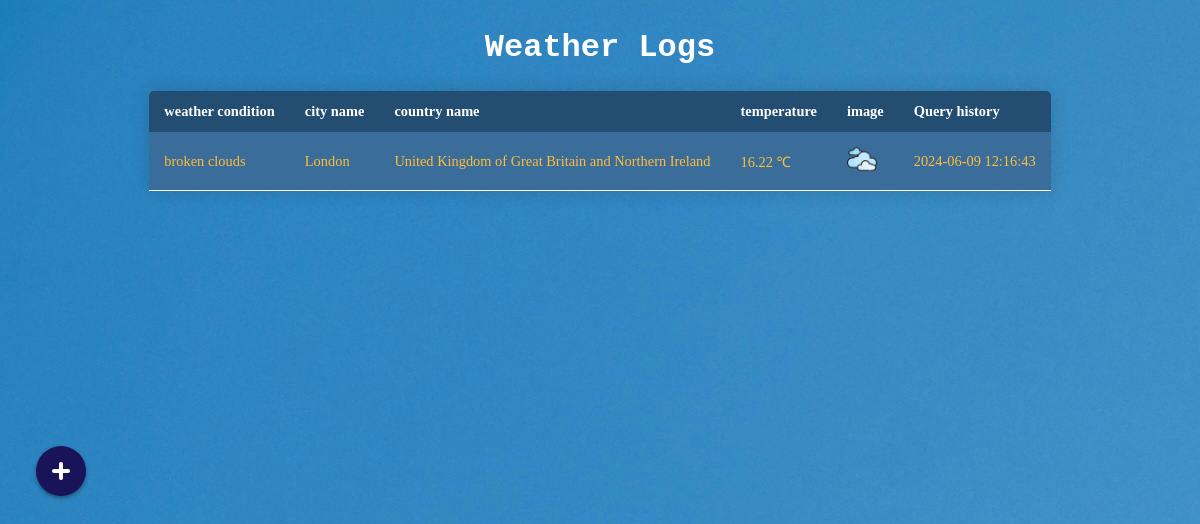
Page /weather_log (signed in) on the committed database.
### tables this page shows
CREATE TABLE "weather" (id INTEGER PRIMARY KEY AUTOINCREMENT NOT NULL,
 user_id INTEGER NOT NULL,
 city_name TEXT,
 weather_condition TEXT,
 temperature TEXT,
 country_name TEXT,
 image TEXT,
 Query_history TIMESTAMP DEFAULT CURRENT_TIMESTAMP);

### app.py (the view)
@app.route("/weather_log", methods=["GET"])
def weather_logs():
    if len(session) <= 0:
        return redirect("/login")
    data = db.execute("SELECT city_name, weather_condition, temperature, country_name, image, Query_history FROM weather WHERE user_id = ?",session["user_id"])
    print(data)
    return render_template("weather_log.html",data=data)

### templates/weather_log.html (shortened to what this page needs)
{% extends "layout.html" %}
{% block main %}
 <h1> Weather Logs</h1>
<table class="content-table">
    <thead>
    <tr>
        <th> weather condition</th>
        <th> city name</th>
        <th> country name </th>
        <th> temperature </th>
        <th> image </th>
        <th> Query history </th>
    </tr>
    </thead>
    <tbody>
       {% for Data in data %}
       <tr>
           <td>{{ Data.weather_condition }}</td>
           <td> {{ Data.city_name }} </td>
           <td> {{ Data.country_name }} </td>
           <td> {{ Data.temperature }} <span>&#8451;</span></td>
           <td> <img style="width: 30px;" class="weather-image" src="/static/images/weather image/{{Data.image}}.png"></td>
           <td> {{ Data.Query_history }} </td>
       </tr>
     {% endfor %}
    </tbody>
</table>
{% endblock %}

### templates/layout.html (style rules this page uses)
:root { --background: #19145a; --icon-color: #344955; --width: 50px; --height: 50px; --border-radius: 100%; }

### templates/weather_log.html (style rules this page uses)
body { background-image: url("/static/images/pexels-pixabay-531767.jpg"); display: flex; justify-content: center; }
h1 { color: white; font-family: 'Courier New', Courier, monospace; text-align: center; }
.content-table { border-collapse: collapse; margin: 25px 0; font-size: 0.9em; min-width: 400px; border-radius: 5px 5px 0 0; overflow: hidden; box-shadow: 0 0 20px rgba(0, 0, 0, 0.15); }
.content-table thead tr { background-color: #244d72; color: white; text-align: left; font-weight: bold; }
.content-table th, .content-table td { padding: 12px 15px; font-family: 'Courier New', Courier,; }
.content-table tbody tr { border-bottom: 1px solid white; background-color: #3b6d9b; color: #ffbe37; }

### rows in the picture
weather: weather_condition "broken clouds", city_name "London", country_name "United Kingdom of Great Britain and Northern Ireland", temperature "16.22", image (picture), Query_history "2024-06-09 12:16:43"
